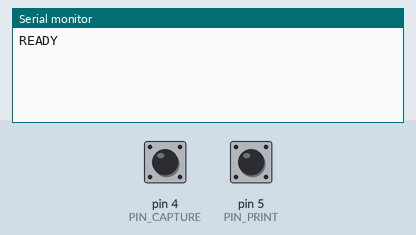
This sketch was run on a simulated Arduino Nano, built with avr-gcc and run on an emulated ATmega328P. On the bench: the last lines printed to the serial monitor. The inputs (shaded band) are chosen by the test bench; at power-on: pin 4 (PIN_CAPTURE) HIGH, pin 5 (PIN_PRINT) HIGH.

Above: at 1.4 s.
1.5 s: pin 4 (PIN_CAPTURE) pulled LOW for 0.15 s
At 2.2 s:
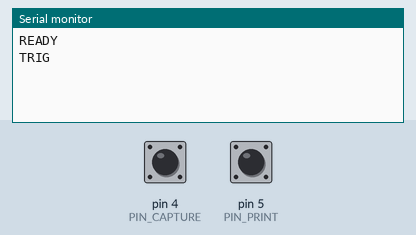
3.1 s: pin 5 (PIN_PRINT) pulled LOW for 0.15 s
At 3.5 s:
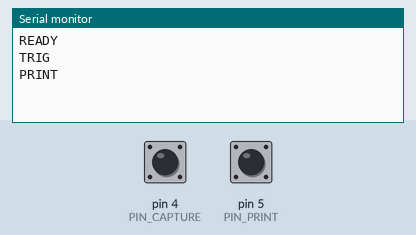

The sketch:

booth_trigger_esp32s3.ino
```cpp
/*
 * PhotoBooth Pro — ESP32-S3 USB button trigger
 * --------------------------------------------
 * Same wire protocol as the Arduino Nano sketch (../booth_trigger), ported to the
 * ESP32-S3. The Jetson backend (backend/triggers.py :: ArduinoTrigger) listens for:
 *
 *   TRIG   -> start a capture    (CAPTURE button)
 *   PRINT  -> print last session (PRINT button)
 *
 * The host may send back (newline-terminated):
 *   LED:1 / LED:0   -> "ready" LED on/off (only if PIN_LED is set below)
 *
 * WIRING: each button between its pin and GND. Internal pull-ups are used, so a
 * pressed button reads LOW.
 *
 * WHICH USB SOCKET?  An ESP32-S3 dev board usually has two: one marked "UART"
 * (a CH343/CP210x bridge, shows up as VID 1a86/10c4) and one marked "USB" (the
 * chip's own USB, VID 303a). Which one carries `Serial` depends on the
 * "USB CDC On Boot" build option, which is a very easy way to end up with a board
 * that looks alive but never reaches the booth. This sketch sidesteps it by
 * printing every event to BOTH the native USB CDC and UART0, so it works in
 * either socket, whatever that option is set to.
 *
 * BUILD (Arduino IDE): Board = "ESP32S3 Dev Module", 115200 baud. No other option
 * matters — see above. Or with arduino-cli:
 *   arduino-cli compile -b esp32:esp32:esp32s3 booth_trigger_esp32s3
 *   arduino-cli upload  -b esp32:esp32:esp32s3 -p /dev/ttyACM0 booth_trigger_esp32s3
 */

// GPIOs chosen to avoid the ESP32-S3's reserved pins: 0/3/45/46 are strapping pins,
// 19/20 are USB D-/D+, 26-37 are flash/PSRAM, 43/44 are UART0 TX/RX.
const int PIN_CAPTURE = 4;
const int PIN_PRINT   = 5;
// Set to a plain GPIO to drive a "ready" LED. Left off by default: the onboard LED
// on most S3 dev boards is an addressable WS2812 on GPIO48, which digitalWrite()
// cannot drive.
const int PIN_LED     = -1;

const unsigned long DEBOUNCE_MS = 40;   // local edge filter; the host debounces too

// When the core is built with USB CDC On Boot, `Serial` is the native-USB CDC and
// UART0 is exposed separately as `Serial0`. Without it, `Serial` IS UART0.
#if ARDUINO_USB_CDC_ON_BOOT
  #define HAVE_SEPARATE_UART 1
#endif

// Both the resting level AND which edge means "pressed" are learned at boot, not
// assumed. A button wired to GND rests HIGH and pulses LOW; the RF remote fitted to
// this booth does the opposite — GPIO4 rests LOW and pulses HIGH — so a hardcoded
// falling edge fired on RELEASE instead of press. Whatever the pin reads at rest is
// "not pressed"; the other level is.
//
// Seeding from the real pin also matters because opening the serial port asserts
// DTR/RTS, which is wired to EN and reboots the chip: assuming HIGH invented a
// falling edge and the booth took a phantom photo every time the backend
// reconnected. Observed doing exactly that.
int lastCap, lastPrn;          // level at the previous poll
int activeCap, activePrn;      // the level that means "pressed"
unsigned long tCap = 0, tPrn = 0;

static void emit(const char *msg) {
  Serial.println(msg);
#ifdef HAVE_SEPARATE_UART
  Serial0.println(msg);
#endif
}

void setup() {
  Serial.begin(115200);
#ifdef HAVE_SEPARATE_UART
  Serial0.begin(115200);
#endif
  pinMode(PIN_CAPTURE, INPUT_PULLUP);
  pinMode(PIN_PRINT,   INPUT_PULLUP);
  if (PIN_LED >= 0) {
    pinMode(PIN_LED, OUTPUT);
    digitalWrite(PIN_LED, HIGH);        // ready
  }
  delay(200);                           // let the USB CDC host side attach first
  lastCap = digitalRead(PIN_CAPTURE);   // adopt the resting state; see above
  lastPrn = digitalRead(PIN_PRINT);
  activeCap = !lastCap;                 // ...and infer which edge is a press
  activePrn = !lastPrn;
  emit("READY");
}

static void handleButton(int pin, int &last, int active, unsigned long &t,
                         const char *msg) {
  int v = digitalRead(pin);
  if (v != last && (millis() - t) > DEBOUNCE_MS) {
    t = millis();
    if (v == active) emit(msg);         // fire on press, whichever level that is
    last = v;
  }
}

static void handleHostCommand(Stream &in) {
  if (!in.available()) return;
  String cmd = in.readStringUntil('\n');
  cmd.trim();
  if (PIN_LED < 0) return;
  if (cmd == "LED:1") digitalWrite(PIN_LED, HIGH);
  else if (cmd == "LED:0") digitalWrite(PIN_LED, LOW);
}

void loop() {
  handleButton(PIN_CAPTURE, lastCap, activeCap, tCap, "TRIG");
  handleButton(PIN_PRINT,   lastPrn, activePrn, tPrn, "PRINT");
  handleHostCommand(Serial);
#ifdef HAVE_SEPARATE_UART
  handleHostCommand(Serial0);
#endif
  delay(5);
}
```

Measured:
- after the input at 1.5 s, the serial monitor: prints a new line at once (image 1)
- after the input at 3.1 s, the serial monitor: prints a new line at once (image 2)
